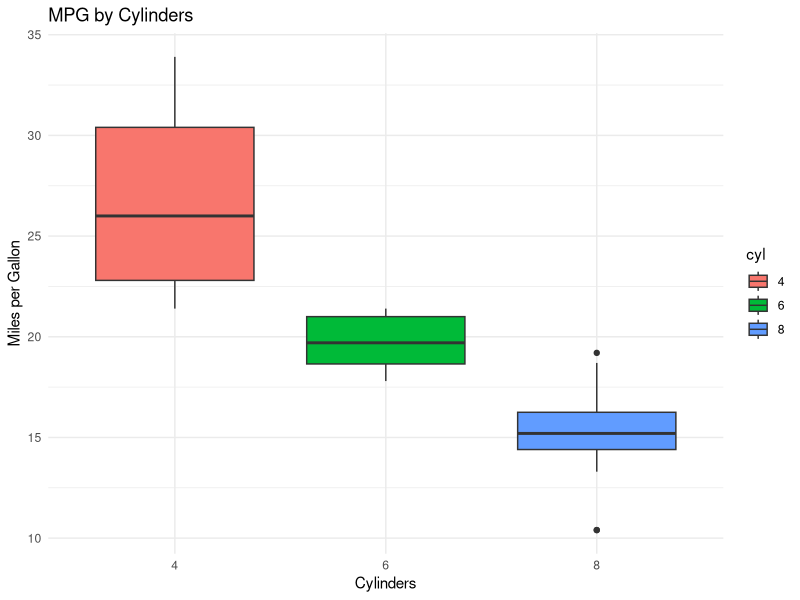
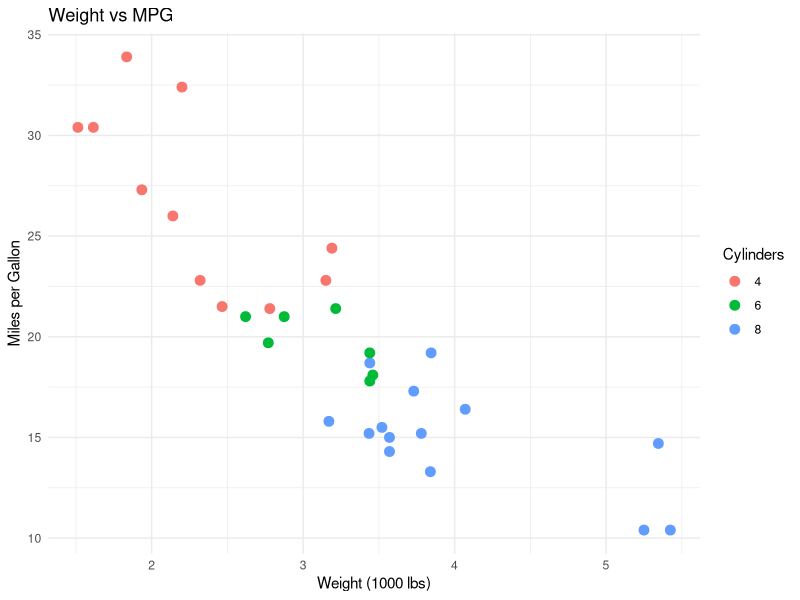

The R source for these figures, in order:
library(ggplot2)
library(dplyr)

load_data <- function() {
  data(mtcars)
  data <- mtcars
  data$cyl <- as.factor(data$cyl)
  data$vs <- as.factor(data$vs)
  data$am <- as.factor(data$am)
  data$gear <- as.factor(data$gear)
  data$carb <- as.factor(data$carb)
  return(data)
}

summarize_data <- function(data) {
  summary(data)
  sum(is.na(data))
}

group_analysis <- function(data) {
  by_cyl <- data %>%
    group_by(cyl) %>%
    summarize(
      count = n(),
      mean_mpg = mean(mpg),
      mean_hp = mean(hp)
    )
  
  by_trans <- data %>%
    group_by(am) %>%
    summarize(
      count = n(),
      mean_mpg = mean(mpg),
      mean_hp = mean(hp)
    )
  
  return(list(by_cyl = by_cyl, by_trans = by_trans))
}

plot_mpg_cyl <- function(data) {
  p <- ggplot(data, aes(x = cyl, y = mpg, fill = cyl)) +
    geom_boxplot() +
    labs(title = "MPG by Cylinders",
         x = "Cylinders",
         y = "Miles per Gallon") +
    theme_minimal()
  
  print(p)
}

plot_scatter <- function(data) {
  p <- ggplot(data, aes(x = wt, y = mpg, color = cyl)) +
    geom_point(size = 3) +
    labs(title = "Weight vs MPG",
         x = "Weight (1000 lbs)",
         y = "Miles per Gallon",
         color = "Cylinders") +
    theme_minimal()
  
  print(p)
}

fit_model <- function(data) {
  model <- lm(mpg ~ wt + hp, data = data)
  return(model)
}

analyze_mtcars <- function() {
  data <- load_data()
  
  cat("Data Summary:\n")
  summarize_data(data)
  
  cat("\nAnalysis by cylinder:\n")
  results <- group_analysis(data)
  print(results$by_cyl)
  
  cat("\nAnalysis by transmission:\n")
  print(results$by_trans)
  
  plot_mpg_cyl(data)
  plot_scatter(data)
  
  model <- fit_model(data)
  print(summary(model))
}

analyze_mtcars()